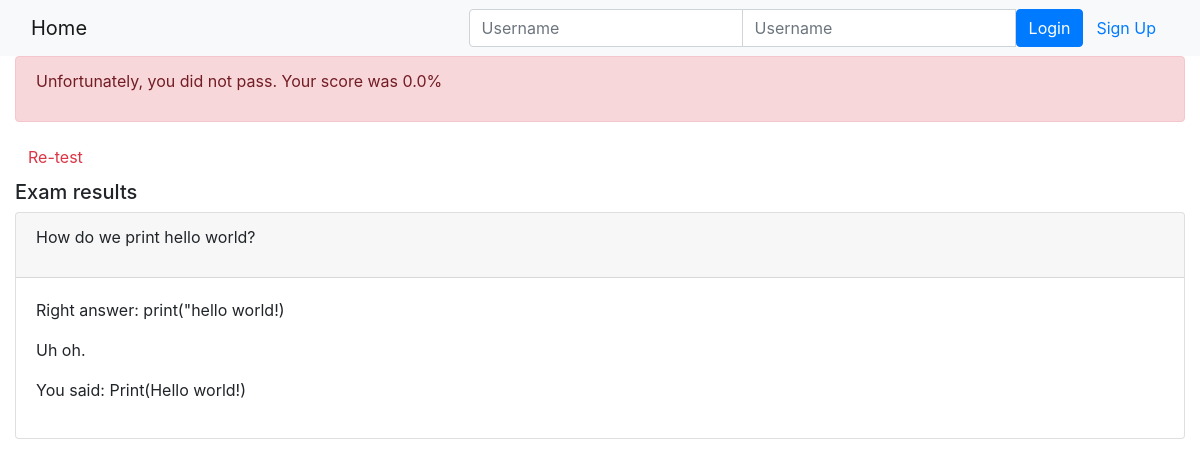
Page /onlinecourse/course/1/submission/1/result/ on the committed database.
### onlinecourse/models.py (models this page shows, shortened)
class Choice(models.Model):
    question_id = models.ForeignKey(Question, on_delete=models.CASCADE)
    choice_text = models.TextField()
    is_correct = models.BooleanField()

class Question(models.Model):
    course = models.ForeignKey(Course, on_delete=models.CASCADE)
    lesson = models.ForeignKey(Lesson, on_delete=models.CASCADE)
    question_text = models.TextField()
    grade = models.FloatField(max_length=4)

### onlinecourse/views.py (the view)
# urls.py: path('course/<int:course_id>/submission/<int:submission_id>/result/', views.show_exam_result, name="show_exam_result"),
def show_exam_result(request, course_id, submission_id):
    user = request.user
    course = get_object_or_404(Course, pk=course_id)
    print("course dict:", course.__dict__)
    submission = Submission.objects.get(pk=submission_id)
    print("submission:", submission)
    print("submission dict:", submission.__dict__)
    print("submission model meta:", Submission._meta.get_fields())
    choices = ""
    try:
        choices = Choice.objects.get(submission__id=submission.id).values()
    except:
        choices = Choice.objects.filter(submission__id=submission.id).values()
    print('choices', choices.__dict__)
    print('choices queryset:', choices)
    ids = []
    marks = []
    grades = []
    exam_result_text = []
    for choice in choices:
        print(choice)
        print('id:', choice['id'])
        ids.append(choice['id'])
        question = Question.objects.get(pk=choice['question_id_id'])
        grades.append(+question.grade)
        exam_object = {}
        exam_object['text'] = question.question_text
        exam_object['answer'] = Choice.objects.filter(question_id=choice['question_id_id'],
         is_correct=True).values('choice_text')[0]
        exam_object['answer'] = exam_object['answer']['choice_text']
        exam_object['given_answer'] = Choice.objects.filter(pk=choice['id']).values('choice_text')[0]
        exam_object['given_answer'] = exam_object['given_answer']['choice_text']
        exam_result_text.append(exam_object)
        if choice['is_correct'] == True:
            marks.append(+question.grade)
    try:
        print('marks:', sum(marks))
        print('grade:', sum(grades))
        print('score:', sum(marks) / sum(grades))
    except:
        print("couldn't get score")
    exam_result = ( sum(marks) / sum(grades) ) * 100
    context = {}
    context['submission'] = submission
    context['course'] = course
    context['ids'] = ids
    context['grade'] = exam_result
    context['exam_result_text'] = exam_result_text
    return render(request, 'onlinecourse/exam_result_bootstrap.html', context)

### onlinecourse/templates/onlinecourse/exam_result_bootstrap.html (shortened to what this page needs)
<!DOCTYPE html>
<html lang="en">
<head>
    {% load static %}
    <link rel="stylesheet" href="https://maxcdn.bootstrapcdn.com/bootstrap/4.5.2/css/bootstrap.min.css">
</head>
<body>
 <nav class="navbar navbar-light bg-light">
    <div class="container-fluid">
        <div class="navbar-header">
              <a class="navbar-brand" href="{% url 'onlinecourse:index' %}">Home</a>
        </div>
        <ul class="nav navbar-nav navbar-right">
            {% if user.is_authenticated %}
            <li>
                <a class="btn btn-link" href="#">{{ user.first_name }}({{ user.username }})</a>
                <a class="btn btn-link" href="{% url 'onlinecourse:logout' %}">Logout</a>
            </li>
            {% else %}
            <li>
                <form class="form-inline" action="{% url 'onlinecourse:login' %}" method="post">
                    <div class="input-group">
                        <input type="text" class="form-control" placeholder="Username" name="username" >
                        <input type="password" class="form-control" placeholder="Username" name="psw" >
                        <button class="btn btn-primary" type="submit">Login</button>
                        <a class="btn btn-link" href="{% url 'onlinecourse:registration' %}">Sign Up</a>
                    </div>
                </form>
            </li>
            {% endif %}
        </ul>
    </div>
</nav>
<div class="container-fluid">
    {% if grade > 80 %}
    <div class="alert alert-success">
       <p>Congratulations, you passed with a score of {{ grade }}%</p>
    </div>
    {% else %}
        <div class="alert alert-danger">
            <p>Unfortunately, you did not pass. Your score was {{ grade }}%</p>
        </div>
        <a class="btn btn-link text-danger" href="{% url 'onlinecourse:course_details' course.id %}">Re-test</a>
    {% endif %}
        <div class="card-columns-vertical mt-1">
        <h5 class="">Exam results</h5>
            {% for submission in exam_result_text %}
            <div class="card mt-1">
                <div class="card-header">
                    <p>{{ submission.text }}</p>
                </div>
                <div class="card-body">
                    <p>Right answer: {{ submission.answer }}</p>
                        {% if submission.answer == submission.given_answer %}
                            <p>Congrats, you got that right</p>
                        {% else %}
                            <p>Uh oh.</p>
                            <p>You said: {{ submission.given_answer}}</p>
                        {% endif %}
                </div>
            </div>
            {% endfor %}
        </div>
    </div>
</body>
</html>

### rows in the picture
Choice: text "How do we print hello world?", answer "print(\"hello world!)", given_answer "Print(Hello world!)"

### other values in the picture
{{ grade }} "0.0"
